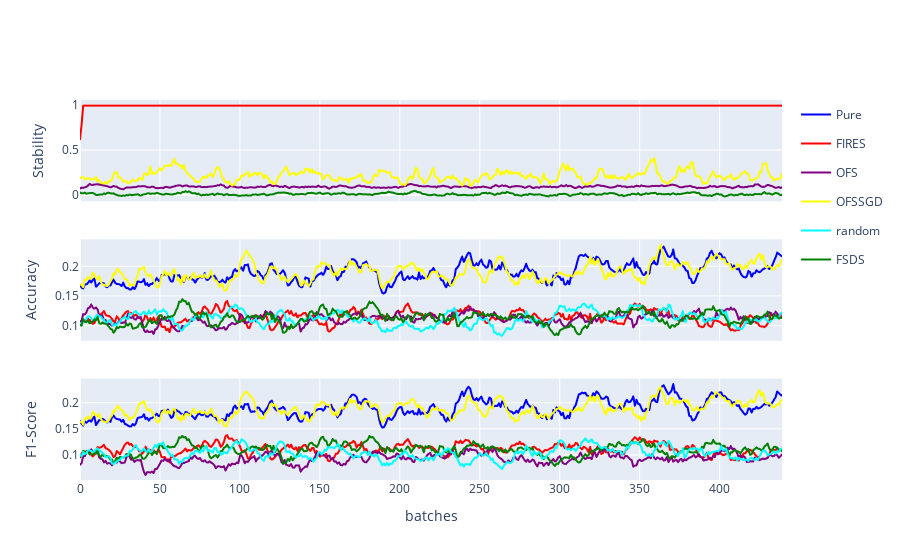

Notebook source saved alongside this figure:
### Code cell
fig = make_subplots(rows=3, cols=1, shared_xaxes=True, vertical_spacing=0.1) # subplot_titles=("Stability","Accuracy", "F1-Score"),
for i in range(len(stability_trace)):
    stability_trace[i]["showlegend"] = False
    fig.add_trace(stability_trace[i], row=1, col=1)
for i in range(len(accuracy_trace)):
    fig.add_trace(accuracy_trace[i], row=2, col=1)
for i in range(len(f1_trace)):
    f1_trace[i]["showlegend"] = False
    fig.add_trace(f1_trace[i], row=3, col=1)
fig.update_xaxes(title_text="batches", row=3, col=1)
fig.update_yaxes(title_text="Stability", row=1, col=1)
fig.update_yaxes(title_text="Accuracy", row=2, col=1)
fig.update_yaxes(title_text="F1-Score", row=3, col=1)
fig.write_image("{}/all_scores_{}.{}".format(folder, dataset_name, export_type))
fig.show()

### Figure 1 — Plotly figure (JSON) as saved in the notebook; plotly's stock layout.template omitted (floating-point values rounded to 4 significant figures; data arrays with more than 128 entries replaced by an {"elided": "..."} marker saying what was removed)
{"data": [{"hovertemplate": "variable=FIRES<br>batches=%{x}<br>stability=%{y}<extra></extra>", "legendgroup": "FIRES", "line": {"color": "red", "dash": "solid"}, "mode": "lines", "name": "FIRES", "showlegend": false, "type": "scattergl", "x": {"elided": "440 int values"}, "xaxis": "x", "y": {"elided": "440 float values"}, "yaxis": "y"}, {"hovertemplate": "variable=OFS<br>batches=%{x}<br>stability=%{y}<extra></extra>", "legendgroup": "OFS", "line": {"color": "purple", "dash": "solid"}, "mode": "lines", "name": "OFS", "showlegend": false, "type": "scattergl", "x": {"elided": "440 int values"}, "xaxis": "x", "y": {"elided": "440 float values"}, "yaxis": "y"}, {"hovertemplate": "variable=OFSSGD<br>batches=%{x}<br>stability=%{y}<extra></extra>", "legendgroup": "OFSSGD", "line": {"color": "yellow", "dash": "solid"}, "mode": "lines", "name": "OFSSGD", "showlegend": false, "type": "scattergl", "x": {"elided": "440 int values"}, "xaxis": "x", "y": {"elided": "440 float values"}, "yaxis": "y"}, {"hovertemplate": "variable=FSDS<br>batches=%{x}<br>stability=%{y}<extra></extra>", "legendgroup": "FSDS", "line": {"color": "green", "dash": "solid"}, "mode": "lines", "name": "FSDS", "showlegend": false, "type": "scattergl", "x": {"elided": "440 int values"}, "xaxis": "x", "y": {"elided": "440 float values"}, "yaxis": "y"}, {"hovertemplate": "variable=Pure<br>batches=%{x}<br>accuracy=%{y}<extra></extra>", "legendgroup": "Pure", "line": {"color": "blue", "dash": "solid"}, "mode": "lines", "name": "Pure", "showlegend": true, "type": "scattergl", "x": {"elided": "440 int values"}, "xaxis": "x2", "y": {"elided": "440 float values"}, "yaxis": "y2"}, {"hovertemplate": "variable=FIRES<br>batches=%{x}<br>accuracy=%{y}<extra></extra>", "legendgroup": "FIRES", "line": {"color": "red", "dash": "solid"}, "mode": "lines", "name": "FIRES", "showlegend": true, "type": "scattergl", "x": {"elided": "440 int values"}, "xaxis": "x2", "y": {"elided": "440 float values"}, "yaxis": "y2"}, {"hovertemplate": "variable=OFS<br>batches=%{x}<br>accuracy=%{y}<extra></extra>", "legendgroup": "OFS", "line": {"color": "purple", "dash": "solid"}, "mode": "lines", "name": "OFS", "showlegend": true, "type": "scattergl", "x": {"elided": "440 int values"}, "xaxis": "x2", "y": {"elided": "440 float values"}, "yaxis": "y2"}, {"hovertemplate": "variable=OFSSGD<br>batches=%{x}<br>accuracy=%{y}<extra></extra>", "legendgroup": "OFSSGD", "line": {"color": "yellow", "dash": "solid"}, "mode": "lines", "name": "OFSSGD", "showlegend": true, "type": "scattergl", "x": {"elided": "440 int values"}, "xaxis": "x2", "y": {"elided": "440 float values"}, "yaxis": "y2"}, {"hovertemplate": "variable=random<br>batches=%{x}<br>accuracy=%{y}<extra></extra>", "legendgroup": "random", "line": {"color": "cyan", "dash": "solid"}, "mode": "lines", "name": "random", "showlegend": true, "type": "scattergl", "x": {"elided": "440 int values"}, "xaxis": "x2", "y": {"elided": "440 float values"}, "yaxis": "y2"}, {"hovertemplate": "variable=FSDS<br>batches=%{x}<br>accuracy=%{y}<extra></extra>", "legendgroup": "FSDS", "line": {"color": "green", "dash": "solid"}, "mode": "lines", "name": "FSDS", "showlegend": true, "type": "scattergl", "x": {"elided": "440 int values"}, "xaxis": "x2", "y": {"elided": "440 float values"}, "yaxis": "y2"}, {"hovertemplate": "variable=Pure<br>batches=%{x}<br>accuracy=%{y}<extra></extra>", "legendgroup": "Pure", "line": {"color": "blue", "dash": "solid"}, "mode": "lines", "name": "Pure", "showlegend": false, "type": "scattergl", "x": {"elided": "440 int values"}, "xaxis": "x3", "y": {"elided": "440 float values"}, "yaxis": "y3"}, {"hovertemplate": "variable=FIRES<br>batches=%{x}<br>accuracy=%{y}<extra></extra>", "legendgroup": "FIRES", "line": {"color": "red", "dash": "solid"}, "mode": "lines", "name": "FIRES", "showlegend": false, "type": "scattergl", "x": {"elided": "440 int values"}, "xaxis": "x3", "y": {"elided": "440 float values"}, "yaxis": "y3"}, {"hovertemplate": "variable=OFS<br>batches=%{x}<br>accuracy=%{y}<extra></extra>", "legendgroup": "OFS", "line": {"color": "purple", "dash": "solid"}, "mode": "lines", "name": "OFS", "showlegend": false, "type": "scattergl", "x": {"elided": "440 int values"}, "xaxis": "x3", "y": {"elided": "440 float values"}, "yaxis": "y3"}, {"hovertemplate": "variable=OFSSGD<br>batches=%{x}<br>accuracy=%{y}<extra></extra>", "legendgroup": "OFSSGD", "line": {"color": "yellow", "dash": "solid"}, "mode": "lines", "name": "OFSSGD", "showlegend": false, "type": "scattergl", "x": {"elided": "440 int values"}, "xaxis": "x3", "y": {"elided": "440 float values"}, "yaxis": "y3"}, {"hovertemplate": "variable=FSDS<br>batches=%{x}<br>accuracy=%{y}<extra></extra>", "legendgroup": "FSDS", "line": {"color": "green", "dash": "solid"}, "mode": "lines", "name": "FSDS", "showlegend": false, "type": "scattergl", "x": {"elided": "440 int values"}, "xaxis": "x3", "y": {"elided": "440 float values"}, "yaxis": "y3"}, {"hovertemplate": "variable=random<br>batches=%{x}<br>accuracy=%{y}<extra></extra>", "legendgroup": "random", "line": {"color": "cyan", "dash": "solid"}, "mode": "lines", "name": "random", "showlegend": false, "type": "scattergl", "x": {"elided": "440 int values"}, "xaxis": "x3", "y": {"elided": "440 float values"}, "yaxis": "y3"}], "layout": {"xaxis": {"anchor": "y", "domain": [0, 1], "matches": "x3", "showticklabels": false}, "xaxis2": {"anchor": "y2", "domain": [0, 1], "matches": "x3", "showticklabels": false}, "xaxis3": {"anchor": "y3", "domain": [0, 1], "title": {"text": "batches"}}, "yaxis": {"anchor": "x", "domain": [0.7333, 1], "title": {"text": "Stability"}}, "yaxis2": {"anchor": "x2", "domain": [0.3667, 0.6333], "title": {"text": "Accuracy"}}, "yaxis3": {"anchor": "x3", "domain": [0, 0.2667], "title": {"text": "F1-Score"}}}}
